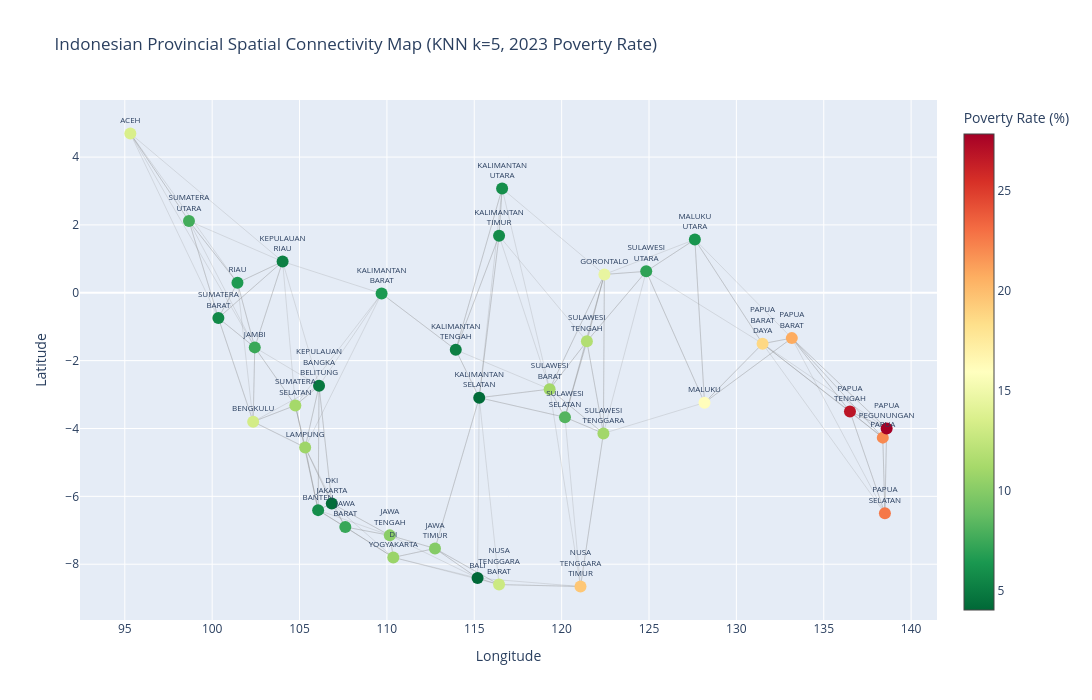

Notebook code for this chart:
### Code cell
fig_map = go.Figure()

lons = df_2023['lon'].values
lats = df_2023['lat'].values
pov_vals = df_2023['poverty_rate'].values

# Add lines
for i, neighbors in W_knn.neighbors.items():
    for j in neighbors:
        fig_map.add_trace(go.Scatter(x=[lons[i], lons[j]], y=[lats[i], lats[j]], mode='lines', line=dict(color='gray', width=0.7), opacity=0.3, showlegend=False))

# Add nodes
fig_map.add_trace(go.Scatter(x=lons, y=lats, mode='markers+text', marker=dict(size=12, color=pov_vals, colorscale='RdYlGn_r', showscale=True, colorbar=dict(title='Poverty Rate (%)')), text=[p.replace(' ', '<br>') for p in df_2023['province']], textposition='top center', textfont=dict(size=8), showlegend=False))

fig_map.update_layout(title='Indonesian Provincial Spatial Connectivity Map (KNN k=5, 2023 Poverty Rate)', height=700, width=1200, xaxis_title='Longitude', yaxis_title='Latitude')
fig_map.write_json(OUTPUT_DIR / 'plot_spatial_connectivity.json')
fig_map.show()

### Figure 1 — Plotly figure (JSON) as saved in the notebook; plotly's stock layout.template omitted (floating-point values rounded to 4 significant figures)
{"data": [{"line": {"color": "gray", "width": 0.7}, "mode": "lines", "opacity": 0.3, "showlegend": false, "type": "scatter", "x": [95.32, 98.67], "y": [4.695, 2.115]}, {"line": {"color": "gray", "width": 0.7}, "mode": "lines", "opacity": 0.3, "showlegend": false, "type": "scatter", "x": [95.32, 100.4], "y": [4.695, -0.744]}, {"line": {"color": "gray", "width": 0.7}, "mode": "lines", "opacity": 0.3, "showlegend": false, "type": "scatter", "x": [95.32, 101.4], "y": [4.695, 0.293]}, {"line": {"color": "gray", "width": 0.7}, "mode": "lines", "opacity": 0.3, "showlegend": false, "type": "scatter", "x": [95.32, 104.0], "y": [4.695, 0.921]}, {"line": {"color": "gray", "width": 0.7}, "mode": "lines", "opacity": 0.3, "showlegend": false, "type": "scatter", "x": [95.32, 102.4], "y": [4.695, -1.609]}, {"line": {"color": "gray", "width": 0.7}, "mode": "lines", "opacity": 0.3, "showlegend": false, "type": "scatter", "x": [98.67, 100.4], "y": [2.115, -0.744]}, {"line": {"color": "gray", "width": 0.7}, "mode": "lines", "opacity": 0.3, "showlegend": false, "type": "scatter", "x": [98.67, 101.4], "y": [2.115, 0.293]}, {"line": {"color": "gray", "width": 0.7}, "mode": "lines", "opacity": 0.3, "showlegend": false, "type": "scatter", "x": [98.67, 95.32], "y": [2.115, 4.695]}, {"line": {"color": "gray", "width": 0.7}, "mode": "lines", "opacity": 0.3, "showlegend": false, "type": "scatter", "x": [98.67, 102.4], "y": [2.115, -1.609]}, {"line": {"color": "gray", "width": 0.7}, "mode": "lines", "opacity": 0.3, "showlegend": false, "type": "scatter", "x": [98.67, 104.0], "y": [2.115, 0.921]}, {"line": {"color": "gray", "width": 0.7}, "mode": "lines", "opacity": 0.3, "showlegend": false, "type": "scatter", "x": [100.4, 101.4], "y": [-0.744, 0.293]}, {"line": {"color": "gray", "width": 0.7}, "mode": "lines", "opacity": 0.3, "showlegend": false, "type": "scatter", "x": [100.4, 102.4], "y": [-0.744, -1.609]}, {"line": {"color": "gray", "width": 0.7}, "mode": "lines", "opacity": 0.3, "showlegend": false, "type": "scatter", "x": [100.4, 98.67], "y": [-0.744, 2.115]}, {"line": {"color": "gray", "width": 0.7}, "mode": "lines", "opacity": 0.3, "showlegend": false, "type": "scatter", "x": [100.4, 102.3], "y": [-0.744, -3.8]}, {"line": {"color": "gray", "width": 0.7}, "mode": "lines", "opacity": 0.3, "showlegend": false, "type": "scatter", "x": [100.4, 104.0], "y": [-0.744, 0.921]}, {"line": {"color": "gray", "width": 0.7}, "mode": "lines", "opacity": 0.3, "showlegend": false, "type": "scatter", "x": [101.4, 100.4], "y": [0.293, -0.744]}, {"line": {"color": "gray", "width": 0.7}, "mode": "lines", "opacity": 0.3, "showlegend": false, "type": "scatter", "x": [101.4, 102.4], "y": [0.293, -1.609]}, {"line": {"color": "gray", "width": 0.7}, "mode": "lines", "opacity": 0.3, "showlegend": false, "type": "scatter", "x": [101.4, 104.0], "y": [0.293, 0.921]}, {"line": {"color": "gray", "width": 0.7}, "mode": "lines", "opacity": 0.3, "showlegend": false, "type": "scatter", "x": [101.4, 98.67], "y": [0.293, 2.115]}, {"line": {"color": "gray", "width": 0.7}, "mode": "lines", "opacity": 0.3, "showlegend": false, "type": "scatter", "x": [101.4, 102.3], "y": [0.293, -3.8]}, {"line": {"color": "gray", "width": 0.7}, "mode": "lines", "opacity": 0.3, "showlegend": false, "type": "scatter", "x": [102.4, 101.4], "y": [-1.609, 0.293]}, {"line": {"color": "gray", "width": 0.7}, "mode": "lines", "opacity": 0.3, "showlegend": false, "type": "scatter", "x": [102.4, 102.3], "y": [-1.609, -3.8]}, {"line": {"color": "gray", "width": 0.7}, "mode": "lines", "opacity": 0.3, "showlegend": false, "type": "scatter", "x": [102.4, 100.4], "y": [-1.609, -0.744]}, {"line": {"color": "gray", "width": 0.7}, "mode": "lines", "opacity": 0.3, "showlegend": false, "type": "scatter", "x": [102.4, 104.8], "y": [-1.609, -3.319]}, {"line": {"color": "gray", "width": 0.7}, "mode": "lines", "opacity": 0.3, "showlegend": false, "type": "scatter", "x": [102.4, 104.0], "y": [-1.609, 0.921]}, {"line": {"color": "gray", "width": 0.7}, "mode": "lines", "opacity": 0.3, "showlegend": false, "type": "scatter", "x": [104.8, 105.3], "y": [-3.319, -4.558]}, {"line": {"color": "gray", "width": 0.7}, "mode": "lines", "opacity": 0.3, "showlegend": false, "type": "scatter", "x": [104.8, 106.1], "y": [-3.319, -2.741]}, {"line": {"color": "gray", "width": 0.7}, "mode": "lines", "opacity": 0.3, "showlegend": false, "type": "scatter", "x": [104.8, 102.3], "y": [-3.319, -3.8]}, {"line": {"color": "gray", "width": 0.7}, "mode": "lines", "opacity": 0.3, "showlegend": false, "type": "scatter", "x": [104.8, 102.4], "y": [-3.319, -1.609]}, {"line": {"color": "gray", "width": 0.7}, "mode": "lines", "opacity": 0.3, "showlegend": false, "type": "scatter", "x": [104.8, 106.1], "y": [-3.319, -6.406]}, {"line": {"color": "gray", "width": 0.7}, "mode": "lines", "opacity": 0.3, "showlegend": false, "type": "scatter", "x": [102.3, 102.4], "y": [-3.8, -1.609]}, {"line": {"color": "gray", "width": 0.7}, "mode": "lines", "opacity": 0.3, "showlegend": false, "type": "scatter", "x": [102.3, 104.8], "y": [-3.8, -3.319]}, {"line": {"color": "gray", "width": 0.7}, "mode": "lines", "opacity": 0.3, "showlegend": false, "type": "scatter", "x": [102.3, 105.3], "y": [-3.8, -4.558]}, {"line": {"color": "gray", "width": 0.7}, "mode": "lines", "opacity": 0.3, "showlegend": false, "type": "scatter", "x": [102.3, 100.4], "y": [-3.8, -0.744]}, {"line": {"color": "gray", "width": 0.7}, "mode": "lines", "opacity": 0.3, "showlegend": false, "type": "scatter", "x": [102.3, 106.1], "y": [-3.8, -2.741]}, {"line": {"color": "gray", "width": 0.7}, "mode": "lines", "opacity": 0.3, "showlegend": false, "type": "scatter", "x": [105.3, 104.8], "y": [-4.558, -3.319]}, {"line": {"color": "gray", "width": 0.7}, "mode": "lines", "opacity": 0.3, "showlegend": false, "type": "scatter", "x": [105.3, 106.1], "y": [-4.558, -2.741]}, {"line": {"color": "gray", "width": 0.7}, "mode": "lines", "opacity": 0.3, "showlegend": false, "type": "scatter", "x": [105.3, 106.1], "y": [-4.558, -6.406]}, {"line": {"color": "gray", "width": 0.7}, "mode": "lines", "opacity": 0.3, "showlegend": false, "type": "scatter", "x": [105.3, 106.8], "y": [-4.558, -6.208]}, {"line": {"color": "gray", "width": 0.7}, "mode": "lines", "opacity": 0.3, "showlegend": false, "type": "scatter", "x": [105.3, 102.3], "y": [-4.558, -3.8]}, {"line": {"color": "gray", "width": 0.7}, "mode": "lines", "opacity": 0.3, "showlegend": false, "type": "scatter", "x": [106.1, 104.8], "y": [-2.741, -3.319]}, {"line": {"color": "gray", "width": 0.7}, "mode": "lines", "opacity": 0.3, "showlegend": false, "type": "scatter", "x": [106.1, 105.3], "y": [-2.741, -4.558]}, {"line": {"color": "gray", "width": 0.7}, "mode": "lines", "opacity": 0.3, "showlegend": false, "type": "scatter", "x": [106.1, 106.8], "y": [-2.741, -6.208]}, {"line": {"color": "gray", "width": 0.7}, "mode": "lines", "opacity": 0.3, "showlegend": false, "type": "scatter", "x": [106.1, 106.1], "y": [-2.741, -6.406]}, {"line": {"color": "gray", "width": 0.7}, "mode": "lines", "opacity": 0.3, "showlegend": false, "type": "scatter", "x": [106.1, 102.4], "y": [-2.741, -1.609]}, {"line": {"color": "gray", "width": 0.7}, "mode": "lines", "opacity": 0.3, "showlegend": false, "type": "scatter", "x": [104.0, 101.4], "y": [0.921, 0.293]}, {"line": {"color": "gray", "width": 0.7}, "mode": "lines", "opacity": 0.3, "showlegend": false, "type": "scatter", "x": [104.0, 102.4], "y": [0.921, -1.609]}, {"line": {"color": "gray", "width": 0.7}, "mode": "lines", "opacity": 0.3, "showlegend": false, "type": "scatter", "x": [104.0, 100.4], "y": [0.921, -0.744]}, {"line": {"color": "gray", "width": 0.7}, "mode": "lines", "opacity": 0.3, "showlegend": false, "type": "scatter", "x": [104.0, 106.1], "y": [0.921, -2.741]}, {"line": {"color": "gray", "width": 0.7}, "mode": "lines", "opacity": 0.3, "showlegend": false, "type": "scatter", "x": [104.0, 104.8], "y": [0.921, -3.319]}, {"line": {"color": "gray", "width": 0.7}, "mode": "lines", "opacity": 0.3, "showlegend": false, "type": "scatter", "x": [106.8, 106.1], "y": [-6.208, -6.406]}, {"line": {"color": "gray", "width": 0.7}, "mode": "lines", "opacity": 0.3, "showlegend": false, "type": "scatter", "x": [106.8, 107.6], "y": [-6.208, -6.902]}, {"line": {"color": "gray", "width": 0.7}, "mode": "lines", "opacity": 0.3, "showlegend": false, "type": "scatter", "x": [106.8, 105.3], "y": [-6.208, -4.558]}, {"line": {"color": "gray", "width": 0.7}, "mode": "lines", "opacity": 0.3, "showlegend": false, "type": "scatter", "x": [106.8, 110.2], "y": [-6.208, -7.15]}, {"line": {"color": "gray", "width": 0.7}, "mode": "lines", "opacity": 0.3, "showlegend": false, "type": "scatter", "x": [106.8, 106.1], "y": [-6.208, -2.741]}, {"line": {"color": "gray", "width": 0.7}, "mode": "lines", "opacity": 0.3, "showlegend": false, "type": "scatter", "x": [107.6, 106.8], "y": [-6.902, -6.208]}, {"line": {"color": "gray", "width": 0.7}, "mode": "lines", "opacity": 0.3, "showlegend": false, "type": "scatter", "x": [107.6, 106.1], "y": [-6.902, -6.406]}, {"line": {"color": "gray", "width": 0.7}, "mode": "lines", "opacity": 0.3, "showlegend": false, "type": "scatter", "x": [107.6, 110.2], "y": [-6.902, -7.15]}, {"line": {"color": "gray", "width": 0.7}, "mode": "lines", "opacity": 0.3, "showlegend": false, "type": "scatter", "x": [107.6, 110.4], "y": [-6.902, -7.8]}, {"line": {"color": "gray", "width": 0.7}, "mode": "lines", "opacity": 0.3, "showlegend": false, "type": "scatter", "x": [107.6, 105.3], "y": [-6.902, -4.558]}, {"line": {"color": "gray", "width": 0.7}, "mode": "lines", "opacity": 0.3, "showlegend": false, "type": "scatter", "x": [110.2, 110.4], "y": [-7.15, -7.8]}, {"line": {"color": "gray", "width": 0.7}, "mode": "lines", "opacity": 0.3, "showlegend": false, "type": "scatter", "x": [110.2, 107.6], "y": [-7.15, -6.902]}, {"line": {"color": "gray", "width": 0.7}, "mode": "lines", "opacity": 0.3, "showlegend": false, "type": "scatter", "x": [110.2, 112.8], "y": [-7.15, -7.536]}, {"line": {"color": "gray", "width": 0.7}, "mode": "lines", "opacity": 0.3, "showlegend": false, "type": "scatter", "x": [110.2, 106.8], "y": [-7.15, -6.208]}, {"line": {"color": "gray", "width": 0.7}, "mode": "lines", "opacity": 0.3, "showlegend": false, "type": "scatter", "x": [110.2, 106.1], "y": [-7.15, -6.406]}, {"line": {"color": "gray", "width": 0.7}, "mode": "lines", "opacity": 0.3, "showlegend": false, "type": "scatter", "x": [110.4, 110.2], "y": [-7.8, -7.15]}, {"line": {"color": "gray", "width": 0.7}, "mode": "lines", "opacity": 0.3, "showlegend": false, "type": "scatter", "x": [110.4, 112.8], "y": [-7.8, -7.536]}, {"line": {"color": "gray", "width": 0.7}, "mode": "lines", "opacity": 0.3, "showlegend": false, "type": "scatter", "x": [110.4, 107.6], "y": [-7.8, -6.902]}, {"line": {"color": "gray", "width": 0.7}, "mode": "lines", "opacity": 0.3, "showlegend": false, "type": "scatter", "x": [110.4, 106.8], "y": [-7.8, -6.208]}, {"line": {"color": "gray", "width": 0.7}, "mode": "lines", "opacity": 0.3, "showlegend": false, "type": "scatter", "x": [110.4, 106.1], "y": [-7.8, -6.406]}, {"line": {"color": "gray", "width": 0.7}, "mode": "lines", "opacity": 0.3, "showlegend": false, "type": "scatter", "x": [112.8, 110.4], "y": [-7.536, -7.8]}, {"line": {"color": "gray", "width": 0.7}, "mode": "lines", "opacity": 0.3, "showlegend": false, "type": "scatter", "x": [112.8, 115.2], "y": [-7.536, -8.409]}, {"line": {"color": "gray", "width": 0.7}, "mode": "lines", "opacity": 0.3, "showlegend": false, "type": "scatter", "x": [112.8, 110.2], "y": [-7.536, -7.15]}, {"line": {"color": "gray", "width": 0.7}, "mode": "lines", "opacity": 0.3, "showlegend": false, "type": "scatter", "x": [112.8, 116.4], "y": [-7.536, -8.6]}, {"line": {"color": "gray", "width": 0.7}, "mode": "lines", "opacity": 0.3, "showlegend": false, "type": "scatter", "x": [112.8, 115.3], "y": [-7.536, -3.093]}, {"line": {"color": "gray", "width": 0.7}, "mode": "lines", "opacity": 0.3, "showlegend": false, "type": "scatter", "x": [106.1, 106.8], "y": [-6.406, -6.208]}, {"line": {"color": "gray", "width": 0.7}, "mode": "lines", "opacity": 0.3, "showlegend": false, "type": "scatter", "x": [106.1, 107.6], "y": [-6.406, -6.902]}, {"line": {"color": "gray", "width": 0.7}, "mode": "lines", "opacity": 0.3, "showlegend": false, "type": "scatter", "x": [106.1, 105.3], "y": [-6.406, -4.558]}, {"line": {"color": "gray", "width": 0.7}, "mode": "lines", "opacity": 0.3, "showlegend": false, "type": "scatter", "x": [106.1, 104.8], "y": [-6.406, -3.319]}, {"line": {"color": "gray", "width": 0.7}, "mode": "lines", "opacity": 0.3, "showlegend": false, "type": "scatter", "x": [106.1, 106.1], "y": [-6.406, -2.741]}, {"line": {"color": "gray", "width": 0.7}, "mode": "lines", "opacity": 0.3, "showlegend": false, "type": "scatter", "x": [115.2, 116.4], "y": [-8.409, -8.6]}, {"line": {"color": "gray", "width": 0.7}, "mode": "lines", "opacity": 0.3, "showlegend": false, "type": "scatter", "x": [115.2, 112.8], "y": [-8.409, -7.536]}, {"line": {"color": "gray", "width": 0.7}, "mode": "lines", "opacity": 0.3, "showlegend": false, "type": "scatter", "x": [115.2, 110.4], "y": [-8.409, -7.8]}, {"line": {"color": "gray", "width": 0.7}, "mode": "lines", "opacity": 0.3, "showlegend": false, "type": "scatter", "x": [115.2, 110.2], "y": [-8.409, -7.15]}, {"line": {"color": "gray", "width": 0.7}, "mode": "lines", "opacity": 0.3, "showlegend": false, "type": "scatter", "x": [115.2, 115.3], "y": [-8.409, -3.093]}, {"line": {"color": "gray", "width": 0.7}, "mode": "lines", "opacity": 0.3, "showlegend": false, "type": "scatter", "x": [116.4, 115.2], "y": [-8.6, -8.409]}, {"line": {"color": "gray", "width": 0.7}, "mode": "lines", "opacity": 0.3, "showlegend": false, "type": "scatter", "x": [116.4, 112.8], "y": [-8.6, -7.536]}, {"line": {"color": "gray", "width": 0.7}, "mode": "lines", "opacity": 0.3, "showlegend": false, "type": "scatter", "x": [116.4, 121.1], "y": [-8.6, -8.657]}, {"line": {"color": "gray", "width": 0.7}, "mode": "lines", "opacity": 0.3, "showlegend": false, "type": "scatter", "x": [116.4, 115.3], "y": [-8.6, -3.093]}, {"line": {"color": "gray", "width": 0.7}, "mode": "lines", "opacity": 0.3, "showlegend": false, "type": "scatter", "x": [116.4, 110.4], "y": [-8.6, -7.8]}, {"line": {"color": "gray", "width": 0.7}, "mode": "lines", "opacity": 0.3, "showlegend": false, "type": "scatter", "x": [121.1, 116.4], "y": [-8.657, -8.6]}, {"line": {"color": "gray", "width": 0.7}, "mode": "lines", "opacity": 0.3, "showlegend": false, "type": "scatter", "x": [121.1, 122.4], "y": [-8.657, -4.145]}, {"line": {"color": "gray", "width": 0.7}, "mode": "lines", "opacity": 0.3, "showlegend": false, "type": "scatter", "x": [121.1, 120.2], "y": [-8.657, -3.668]}, {"line": {"color": "gray", "width": 0.7}, "mode": "lines", "opacity": 0.3, "showlegend": false, "type": "scatter", "x": [121.1, 115.2], "y": [-8.657, -8.409]}, {"line": {"color": "gray", "width": 0.7}, "mode": "lines", "opacity": 0.3, "showlegend": false, "type": "scatter", "x": [121.1, 119.3], "y": [-8.657, -2.84]}, {"line": {"color": "gray", "width": 0.7}, "mode": "lines", "opacity": 0.3, "showlegend": false, "type": "scatter", "x": [109.7, 106.1], "y": [-0.023, -2.741]}, {"line": {"color": "gray", "width": 0.7}, "mode": "lines", "opacity": 0.3, "showlegend": false, "type": "scatter", "x": [109.7, 113.9], "y": [-0.023, -1.681]}, {"line": {"color": "gray", "width": 0.7}, "mode": "lines", "opacity": 0.3, "showlegend": false, "type": "scatter", "x": [109.7, 104.0], "y": [-0.023, 0.921]}, {"line": {"color": "gray", "width": 0.7}, "mode": "lines", "opacity": 0.3, "showlegend": false, "type": "scatter", "x": [109.7, 104.8], "y": [-0.023, -3.319]}, {"line": {"color": "gray", "width": 0.7}, "mode": "lines", "opacity": 0.3, "showlegend": false, "type": "scatter", "x": [109.7, 105.3], "y": [-0.023, -4.558]}, {"line": {"color": "gray", "width": 0.7}, "mode": "lines", "opacity": 0.3, "showlegend": false, "type": "scatter", "x": [113.9, 115.3], "y": [-1.681, -3.093]}, {"line": {"color": "gray", "width": 0.7}, "mode": "lines", "opacity": 0.3, "showlegend": false, "type": "scatter", "x": [113.9, 116.4], "y": [-1.681, 1.681]}, {"line": {"color": "gray", "width": 0.7}, "mode": "lines", "opacity": 0.3, "showlegend": false, "type": "scatter", "x": [113.9, 109.7], "y": [-1.681, -0.023]}, {"line": {"color": "gray", "width": 0.7}, "mode": "lines", "opacity": 0.3, "showlegend": false, "type": "scatter", "x": [113.9, 116.6], "y": [-1.681, 3.073]}, {"line": {"color": "gray", "width": 0.7}, "mode": "lines", "opacity": 0.3, "showlegend": false, "type": "scatter", "x": [113.9, 119.3], "y": [-1.681, -2.84]}, {"line": {"color": "gray", "width": 0.7}, "mode": "lines", "opacity": 0.3, "showlegend": false, "type": "scatter", "x": [115.3, 113.9], "y": [-3.093, -1.681]}, {"line": {"color": "gray", "width": 0.7}, "mode": "lines", "opacity": 0.3, "showlegend": false, "type": "scatter", "x": [115.3, 119.3], "y": [-3.093, -2.84]}, {"line": {"color": "gray", "width": 0.7}, "mode": "lines", "opacity": 0.3, "showlegend": false, "type": "scatter", "x": [115.3, 116.4], "y": [-3.093, 1.681]}, {"line": {"color": "gray", "width": 0.7}, "mode": "lines", "opacity": 0.3, "showlegend": false, "type": "scatter", "x": [115.3, 120.2], "y": [-3.093, -3.668]}, {"line": {"color": "gray", "width": 0.7}, "mode": "lines", "opacity": 0.3, "showlegend": false, "type": "scatter", "x": [115.3, 112.8], "y": [-3.093, -7.536]}, {"line": {"color": "gray", "width": 0.7}, "mode": "lines", "opacity": 0.3, "showlegend": false, "type": "scatter", "x": [116.4, 116.6], "y": [1.681, 3.073]}, {"line": {"color": "gray", "width": 0.7}, "mode": "lines", "opacity": 0.3, "showlegend": false, "type": "scatter", "x": [116.4, 113.9], "y": [1.681, -1.681]}, {"line": {"color": "gray", "width": 0.7}, "mode": "lines", "opacity": 0.3, "showlegend": false, "type": "scatter", "x": [116.4, 115.3], "y": [1.681, -3.093]}, {"line": {"color": "gray", "width": 0.7}, "mode": "lines", "opacity": 0.3, "showlegend": false, "type": "scatter", "x": [116.4, 119.3], "y": [1.681, -2.84]}, {"line": {"color": "gray", "width": 0.7}, "mode": "lines", "opacity": 0.3, "showlegend": false, "type": "scatter", "x": [116.4, 121.4], "y": [1.681, -1.431]}, {"line": {"color": "gray", "width": 0.7}, "mode": "lines", "opacity": 0.3, "showlegend": false, "type": "scatter", "x": [116.6, 116.4], "y": [3.073, 1.681]}, {"line": {"color": "gray", "width": 0.7}, "mode": "lines", "opacity": 0.3, "showlegend": false, "type": "scatter", "x": [116.6, 113.9], "y": [3.073, -1.681]}, {"line": {"color": "gray", "width": 0.7}, "mode": "lines", "opacity": 0.3, "showlegend": false, "type": "scatter", "x": [116.6, 115.3], "y": [3.073, -3.093]}, {"line": {"color": "gray", "width": 0.7}, "mode": "lines", "opacity": 0.3, "showlegend": false, "type": "scatter", "x": [116.6, 122.4], "y": [3.073, 0.541]}, {"line": {"color": "gray", "width": 0.7}, "mode": "lines", "opacity": 0.3, "showlegend": false, "type": "scatter", "x": [116.6, 119.3], "y": [3.073, -2.84]}, {"line": {"color": "gray", "width": 0.7}, "mode": "lines", "opacity": 0.3, "showlegend": false, "type": "scatter", "x": [124.8, 122.4], "y": [0.632, 0.541]}, {"line": {"color": "gray", "width": 0.7}, "mode": "lines", "opacity": 0.3, "showlegend": false, "type": "scatter", "x": [124.8, 127.6], "y": [0.632, 1.571]}, {"line": {"color": "gray", "width": 0.7}, "mode": "lines", "opacity": 0.3, "showlegend": false, "type": "scatter", "x": [124.8, 121.4], "y": [0.632, -1.431]}, {"line": {"color": "gray", "width": 0.7}, "mode": "lines", "opacity": 0.3, "showlegend": false, "type": "scatter", "x": [124.8, 128.2], "y": [0.632, -3.238]}, {"line": {"color": "gray", "width": 0.7}, "mode": "lines", "opacity": 0.3, "showlegend": false, "type": "scatter", "x": [124.8, 122.4], "y": [0.632, -4.145]}, {"line": {"color": "gray", "width": 0.7}, "mode": "lines", "opacity": 0.3, "showlegend": false, "type": "scatter", "x": [121.4, 122.4], "y": [-1.431, 0.541]}, {"line": {"color": "gray", "width": 0.7}, "mode": "lines", "opacity": 0.3, "showlegend": false, "type": "scatter", "x": [121.4, 119.3], "y": [-1.431, -2.84]}, {"line": {"color": "gray", "width": 0.7}, "mode": "lines", "opacity": 0.3, "showlegend": false, "type": "scatter", "x": [121.4, 120.2], "y": [-1.431, -3.668]}, {"line": {"color": "gray", "width": 0.7}, "mode": "lines", "opacity": 0.3, "showlegend": false, "type": "scatter", "x": [121.4, 122.4], "y": [-1.431, -4.145]}, {"line": {"color": "gray", "width": 0.7}, "mode": "lines", "opacity": 0.3, "showlegend": false, "type": "scatter", "x": [121.4, 124.8], "y": [-1.431, 0.632]}, {"line": {"color": "gray", "width": 0.7}, "mode": "lines", "opacity": 0.3, "showlegend": false, "type": "scatter", "x": [120.2, 119.3], "y": [-3.668, -2.84]}, {"line": {"color": "gray", "width": 0.7}, "mode": "lines", "opacity": 0.3, "showlegend": false, "type": "scatter", "x": [120.2, 122.4], "y": [-3.668, -4.145]}, {"line": {"color": "gray", "width": 0.7}, "mode": "lines", "opacity": 0.3, "showlegend": false, "type": "scatter", "x": [120.2, 121.4], "y": [-3.668, -1.431]}, {"line": {"color": "gray", "width": 0.7}, "mode": "lines", "opacity": 0.3, "showlegend": false, "type": "scatter", "x": [120.2, 122.4], "y": [-3.668, 0.541]}, {"line": {"color": "gray", "width": 0.7}, "mode": "lines", "opacity": 0.3, "showlegend": false, "type": "scatter", "x": [120.2, 115.3], "y": [-3.668, -3.093]}, {"line": {"color": "gray", "width": 0.7}, "mode": "lines", "opacity": 0.3, "showlegend": false, "type": "scatter", "x": [122.4, 120.2], "y": [-4.145, -3.668]}, {"line": {"color": "gray", "width": 0.7}, "mode": "lines", "opacity": 0.3, "showlegend": false, "type": "scatter", "x": [122.4, 121.4], "y": [-4.145, -1.431]}, {"line": {"color": "gray", "width": 0.7}, "mode": "lines", "opacity": 0.3, "showlegend": false, "type": "scatter", "x": [122.4, 119.3], "y": [-4.145, -2.84]}, {"line": {"color": "gray", "width": 0.7}, "mode": "lines", "opacity": 0.3, "showlegend": false, "type": "scatter", "x": [122.4, 122.4], "y": [-4.145, 0.541]}, {"line": {"color": "gray", "width": 0.7}, "mode": "lines", "opacity": 0.3, "showlegend": false, "type": "scatter", "x": [122.4, 121.1], "y": [-4.145, -8.657]}, {"line": {"color": "gray", "width": 0.7}, "mode": "lines", "opacity": 0.3, "showlegend": false, "type": "scatter", "x": [122.4, 121.4], "y": [0.541, -1.431]}, {"line": {"color": "gray", "width": 0.7}, "mode": "lines", "opacity": 0.3, "showlegend": false, "type": "scatter", "x": [122.4, 124.8], "y": [0.541, 0.632]}, {"line": {"color": "gray", "width": 0.7}, "mode": "lines", "opacity": 0.3, "showlegend": false, "type": "scatter", "x": [122.4, 119.3], "y": [0.541, -2.84]}, {"line": {"color": "gray", "width": 0.7}, "mode": "lines", "opacity": 0.3, "showlegend": false, "type": "scatter", "x": [122.4, 122.4], "y": [0.541, -4.145]}, {"line": {"color": "gray", "width": 0.7}, "mode": "lines", "opacity": 0.3, "showlegend": false, "type": "scatter", "x": [122.4, 120.2], "y": [0.541, -3.668]}, {"line": {"color": "gray", "width": 0.7}, "mode": "lines", "opacity": 0.3, "showlegend": false, "type": "scatter", "x": [119.3, 120.2], "y": [-2.84, -3.668]}, {"line": {"color": "gray", "width": 0.7}, "mode": "lines", "opacity": 0.3, "showlegend": false, "type": "scatter", "x": [119.3, 121.4], "y": [-2.84, -1.431]}, {"line": {"color": "gray", "width": 0.7}, "mode": "lines", "opacity": 0.3, "showlegend": false, "type": "scatter", "x": [119.3, 122.4], "y": [-2.84, -4.145]}, {"line": {"color": "gray", "width": 0.7}, "mode": "lines", "opacity": 0.3, "showlegend": false, "type": "scatter", "x": [119.3, 115.3], "y": [-2.84, -3.093]}, {"line": {"color": "gray", "width": 0.7}, "mode": "lines", "opacity": 0.3, "showlegend": false, "type": "scatter", "x": [119.3, 122.4], "y": [-2.84, 0.541]}, {"line": {"color": "gray", "width": 0.7}, "mode": "lines", "opacity": 0.3, "showlegend": false, "type": "scatter", "x": [128.2, 131.5], "y": [-3.238, -1.5]}, {"line": {"color": "gray", "width": 0.7}, "mode": "lines", "opacity": 0.3, "showlegend": false, "type": "scatter", "x": [128.2, 127.6], "y": [-3.238, 1.571]}, {"line": {"color": "gray", "width": 0.7}, "mode": "lines", "opacity": 0.3, "showlegend": false, "type": "scatter", "x": [128.2, 124.8], "y": [-3.238, 0.632]}, {"line": {"color": "gray", "width": 0.7}, "mode": "lines", "opacity": 0.3, "showlegend": false, "type": "scatter", "x": [128.2, 133.2], "y": [-3.238, -1.336]}, {"line": {"color": "gray", "width": 0.7}, "mode": "lines", "opacity": 0.3, "showlegend": false, "type": "scatter", "x": [128.2, 122.4], "y": [-3.238, -4.145]}, {"line": {"color": "gray", "width": 0.7}, "mode": "lines", "opacity": 0.3, "showlegend": false, "type": "scatter", "x": [127.6, 124.8], "y": [1.571, 0.632]}, {"line": {"color": "gray", "width": 0.7}, "mode": "lines", "opacity": 0.3, "showlegend": false, "type": "scatter", "x": [127.6, 128.2], "y": [1.571, -3.238]}, {"line": {"color": "gray", "width": 0.7}, "mode": "lines", "opacity": 0.3, "showlegend": false, "type": "scatter", "x": [127.6, 131.5], "y": [1.571, -1.5]}, {"line": {"color": "gray", "width": 0.7}, "mode": "lines", "opacity": 0.3, "showlegend": false, "type": "scatter", "x": [127.6, 122.4], "y": [1.571, 0.541]}, {"line": {"color": "gray", "width": 0.7}, "mode": "lines", "opacity": 0.3, "showlegend": false, "type": "scatter", "x": [127.6, 133.2], "y": [1.571, -1.336]}, {"line": {"color": "gray", "width": 0.7}, "mode": "lines", "opacity": 0.3, "showlegend": false, "type": "scatter", "x": [133.2, 131.5], "y": [-1.336, -1.5]}, {"line": {"color": "gray", "width": 0.7}, "mode": "lines", "opacity": 0.3, "showlegend": false, "type": "scatter", "x": [133.2, 136.5], "y": [-1.336, -3.5]}, {"line": {"color": "gray", "width": 0.7}, "mode": "lines", "opacity": 0.3, "showlegend": false, "type": "scatter", "x": [133.2, 128.2], "y": [-1.336, -3.238]}, {"line": {"color": "gray", "width": 0.7}, "mode": "lines", "opacity": 0.3, "showlegend": false, "type": "scatter", "x": [133.2, 138.4], "y": [-1.336, -4.269]}, {"line": {"color": "gray", "width": 0.7}, "mode": "lines", "opacity": 0.3, "showlegend": false, "type": "scatter", "x": [133.2, 138.6], "y": [-1.336, -4]}, {"line": {"color": "gray", "width": 0.7}, "mode": "lines", "opacity": 0.3, "showlegend": false, "type": "scatter", "x": [131.5, 133.2], "y": [-1.5, -1.336]}, {"line": {"color": "gray", "width": 0.7}, "mode": "lines", "opacity": 0.3, "showlegend": false, "type": "scatter", "x": [131.5, 128.2], "y": [-1.5, -3.238]}, {"line": {"color": "gray", "width": 0.7}, "mode": "lines", "opacity": 0.3, "showlegend": false, "type": "scatter", "x": [131.5, 127.6], "y": [-1.5, 1.571]}, {"line": {"color": "gray", "width": 0.7}, "mode": "lines", "opacity": 0.3, "showlegend": false, "type": "scatter", "x": [131.5, 136.5], "y": [-1.5, -3.5]}, {"line": {"color": "gray", "width": 0.7}, "mode": "lines", "opacity": 0.3, "showlegend": false, "type": "scatter", "x": [131.5, 124.8], "y": [-1.5, 0.632]}, {"line": {"color": "gray", "width": 0.7}, "mode": "lines", "opacity": 0.3, "showlegend": false, "type": "scatter", "x": [138.4, 138.6], "y": [-4.269, -4]}, {"line": {"color": "gray", "width": 0.7}, "mode": "lines", "opacity": 0.3, "showlegend": false, "type": "scatter", "x": [138.4, 136.5], "y": [-4.269, -3.5]}, {"line": {"color": "gray", "width": 0.7}, "mode": "lines", "opacity": 0.3, "showlegend": false, "type": "scatter", "x": [138.4, 138.5], "y": [-4.269, -6.5]}, {"line": {"color": "gray", "width": 0.7}, "mode": "lines", "opacity": 0.3, "showlegend": false, "type": "scatter", "x": [138.4, 133.2], "y": [-4.269, -1.336]}, {"line": {"color": "gray", "width": 0.7}, "mode": "lines", "opacity": 0.3, "showlegend": false, "type": "scatter", "x": [138.4, 131.5], "y": [-4.269, -1.5]}, {"line": {"color": "gray", "width": 0.7}, "mode": "lines", "opacity": 0.3, "showlegend": false, "type": "scatter", "x": [138.5, 138.4], "y": [-6.5, -4.269]}, {"line": {"color": "gray", "width": 0.7}, "mode": "lines", "opacity": 0.3, "showlegend": false, "type": "scatter", "x": [138.5, 138.6], "y": [-6.5, -4]}, {"line": {"color": "gray", "width": 0.7}, "mode": "lines", "opacity": 0.3, "showlegend": false, "type": "scatter", "x": [138.5, 136.5], "y": [-6.5, -3.5]}, {"line": {"color": "gray", "width": 0.7}, "mode": "lines", "opacity": 0.3, "showlegend": false, "type": "scatter", "x": [138.5, 133.2], "y": [-6.5, -1.336]}, {"line": {"color": "gray", "width": 0.7}, "mode": "lines", "opacity": 0.3, "showlegend": false, "type": "scatter", "x": [138.5, 131.5], "y": [-6.5, -1.5]}, {"line": {"color": "gray", "width": 0.7}, "mode": "lines", "opacity": 0.3, "showlegend": false, "type": "scatter", "x": [136.5, 138.4], "y": [-3.5, -4.269]}, {"line": {"color": "gray", "width": 0.7}, "mode": "lines", "opacity": 0.3, "showlegend": false, "type": "scatter", "x": [136.5, 138.6], "y": [-3.5, -4]}, {"line": {"color": "gray", "width": 0.7}, "mode": "lines", "opacity": 0.3, "showlegend": false, "type": "scatter", "x": [136.5, 138.5], "y": [-3.5, -6.5]}, {"line": {"color": "gray", "width": 0.7}, "mode": "lines", "opacity": 0.3, "showlegend": false, "type": "scatter", "x": [136.5, 133.2], "y": [-3.5, -1.336]}, {"line": {"color": "gray", "width": 0.7}, "mode": "lines", "opacity": 0.3, "showlegend": false, "type": "scatter", "x": [136.5, 131.5], "y": [-3.5, -1.5]}, {"line": {"color": "gray", "width": 0.7}, "mode": "lines", "opacity": 0.3, "showlegend": false, "type": "scatter", "x": [138.6, 138.4], "y": [-4, -4.269]}, {"line": {"color": "gray", "width": 0.7}, "mode": "lines", "opacity": 0.3, "showlegend": false, "type": "scatter", "x": [138.6, 136.5], "y": [-4, -3.5]}, {"line": {"color": "gray", "width": 0.7}, "mode": "lines", "opacity": 0.3, "showlegend": false, "type": "scatter", "x": [138.6, 138.5], "y": [-4, -6.5]}, {"line": {"color": "gray", "width": 0.7}, "mode": "lines", "opacity": 0.3, "showlegend": false, "type": "scatter", "x": [138.6, 133.2], "y": [-4, -1.336]}, {"line": {"color": "gray", "width": 0.7}, "mode": "lines", "opacity": 0.3, "showlegend": false, "type": "scatter", "x": [138.6, 131.5], "y": [-4, -1.5]}, {"marker": {"color": [13.54, 7.67, 5.685, 6.52, 7.42, 11.14, 13.28, 10.86, 4.8, 5.235, 4.29, 7.35, 10.18, 10.72, 9.955, 5.935, 4.025, 12.88, 19.49, 6.48, 5.185, 4.155, 5.81, 5.915, 7.04, 11.72, 8.235, 11.03, 14.51, 11.1, 16.1, 6.245, 20.79, 18.72, 22.06, 22.69, 26.82, 27.84], "colorbar": {"title": {"text": "Poverty Rate (%)"}}, "colorscale": [[0, "rgb(0,104,55)"], [0.1, "rgb(26,152,80)"], [0.2, "rgb(102,189,99)"], [0.3, "rgb(166,217,106)"], [0.4, "rgb(217,239,139)"], [0.5, "rgb(255,255,191)"], [0.6, "rgb(254,224,139)"], [0.7, "rgb(253,174,97)"], [0.8, "rgb(244,109,67)"], [0.9, "rgb(215,48,39)"], [1, "rgb(165,0,38)"]], "showscale": true, "size": 12}, "mode": "markers+text", "showlegend": false, "text": ["ACEH", "SUMATERA<br>UTARA", "SUMATERA<br>BARAT", "RIAU", "JAMBI", "SUMATERA<br>SELATAN", "BENGKULU", "LAMPUNG", "KEPULAUAN<br>BANGKA<br>BELITUNG", "KEPULAUAN<br>RIAU", "DKI<br>JAKARTA", "JAWA<br>BARAT", "JAWA<br>TENGAH", "DI<br>YOGYAKARTA", "JAWA<br>TIMUR", "BANTEN", "BALI", "NUSA<br>TENGGARA<br>BARAT", "NUSA<br>TENGGARA<br>TIMUR", "KALIMANTAN<br>BARAT", "KALIMANTAN<br>TENGAH", "KALIMANTAN<br>SELATAN", "KALIMANTAN<br>TIMUR", "KALIMANTAN<br>UTARA", "SULAWESI<br>UTARA", "SULAWESI<br>TENGAH", "SULAWESI<br>SELATAN", "SULAWESI<br>TENGGARA", "GORONTALO", "SULAWESI<br>BARAT", "MALUKU", "MALUKU<br>UTARA", "PAPUA<br>BARAT", "PAPUA<br>BARAT<br>DAYA", "PAPUA", "PAPUA<br>SELATAN", "PAPUA<br>TENGAH", "PAPUA<br>PEGUNUNGAN"], "textfont": {"size": 8}, "textposition": "top center", "type": "scatter", "x": [95.32, 98.67, 100.4, 101.4, 102.4, 104.8, 102.3, 105.3, 106.1, 104.0, 106.8, 107.6, 110.2, 110.4, 112.8, 106.1, 115.2, 116.4, 121.1, 109.7, 113.9, 115.3, 116.4, 116.6, 124.8, 121.4, 120.2, 122.4, 122.4, 119.3, 128.2, 127.6, 133.2, 131.5, 138.4, 138.5, 136.5, 138.6], "y": [4.695, 2.115, -0.744, 0.293, -1.609, -3.319, -3.8, -4.558, -2.741, 0.921, -6.208, -6.902, -7.15, -7.8, -7.536, -6.406, -8.409, -8.6, -8.657, -0.023, -1.681, -3.093, 1.681, 3.073, 0.632, -1.431, -3.668, -4.145, 0.541, -2.84, -3.238, 1.571, -1.336, -1.5, -4.269, -6.5, -3.5, -4.0]}], "layout": {"height": 700, "title": {"text": "Indonesian Provincial Spatial Connectivity Map (KNN k=5, 2023 Poverty Rate)"}, "width": 1200, "xaxis": {"title": {"text": "Longitude"}}, "yaxis": {"title": {"text": "Latitude"}}}}
